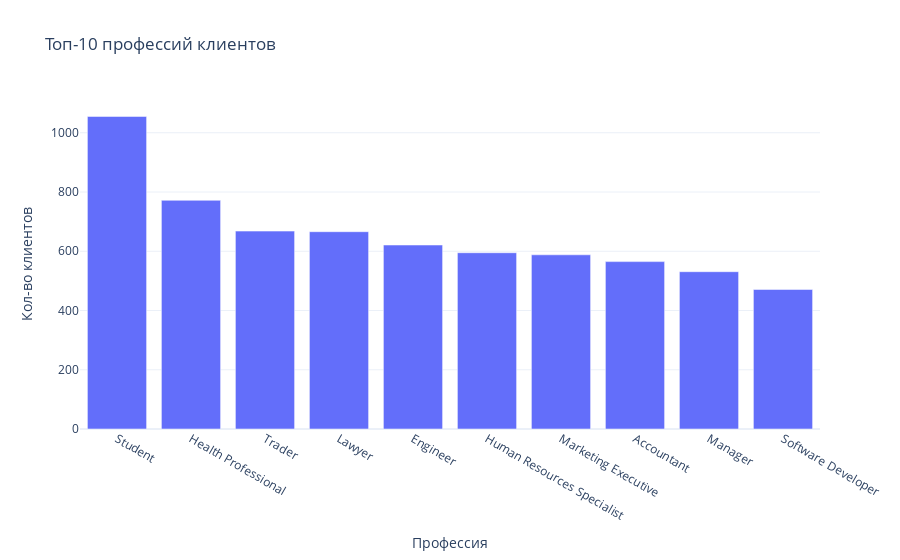

Source (notebook cell):
### Code cell
# Топ-10 профессий клиентов
query_occupation = """
    select occupation, count(*) as count
    from final_project.customers
    group by occupation
    order by count desc
    limit 10
"""

df_occup = load_sql_query(query_occupation)

px.bar(df_occup, x="occupation", y="count",
       title="Топ-10 профессий клиентов",
       labels={"occupation": "Профессия", "count": "Кол-во клиентов"},
       template="plotly_white").show()

### Figure 1 — Plotly figure (JSON) as saved in the notebook; plotly's stock layout.template omitted (floating-point values rounded to 4 significant figures)
{"data": [{"alignmentgroup": "True", "hovertemplate": "Профессия=%{x}<br>Кол-во клиентов=%{y}<extra></extra>", "legendgroup": "", "marker": {"color": "#636efa", "pattern": {"shape": ""}}, "name": "", "offsetgroup": "", "orientation": "v", "showlegend": false, "textposition": "auto", "type": "bar", "x": ["Student", "Health Professional", "Trader", "Lawyer", "Engineer", "Human Resources Specialist", "Marketing Executive", "Accountant", "Manager", "Software Developer"], "xaxis": "x", "y": [1055, 772, 668, 666, 621, 595, 588, 565, 531, 471], "yaxis": "y"}], "layout": {"autosize": true, "barmode": "relative", "legend": {"tracegroupgap": 0}, "title": {"text": "Топ-10 профессий клиентов"}, "xaxis": {"anchor": "y", "autorange": true, "domain": [0, 1], "range": [-0.5, 9.5], "title": {"text": "Профессия"}, "type": "category"}, "yaxis": {"anchor": "x", "autorange": true, "domain": [0, 1], "range": [0, 1111.0], "title": {"text": "Кол-во клиентов"}, "type": "linear"}}}
